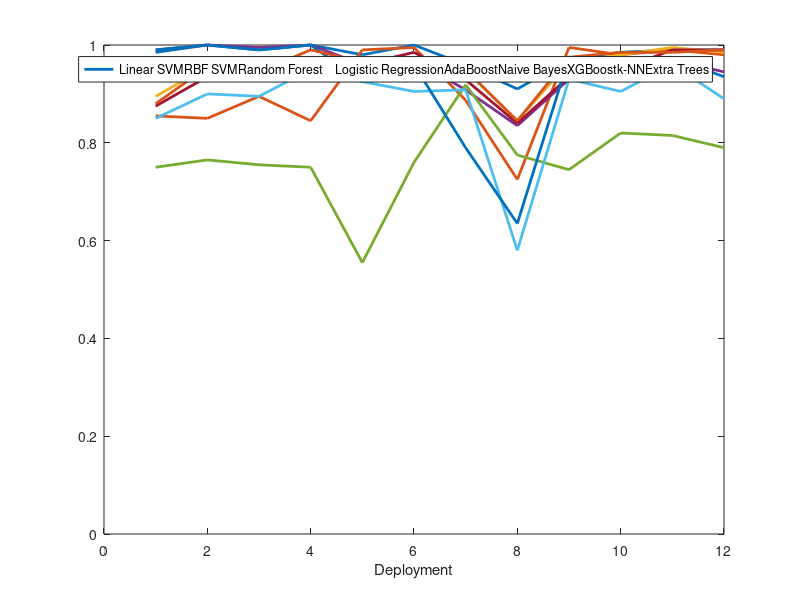

Here is the MATLAB script that generated this plot:
%save the classification accuracy of the basement and wooden plank

Acc_M1 =[
0.985	0.98	0.97
0.855	0.99	0.995
0.895	0.97	0.965
0.99	0.96	0.93
0.75	0.555	0.745
0.85	0.925	0.93
0.875	0.96	0.935
0.99	0.925	0.975
0.88	0.965	0.975


];

Acc_M2 = [
1	    1	    0.985
0.85	0.995	0.98
0.955	0.965	0.98
1	    0.97	0.94
0.765	0.76	0.82
0.90	0.905	0.905
0.935	0.985	0.95
1.0 	0.96	0.97
0.955	0.965	0.985

];

Acc_M3 =[
0.99	0.959114959	0.99
0.895	0.886964887	0.99
0.945	0.949013949	0.995
0.995	0.908128908	0.97
0.755	0.918710919	0.815
0.895	0.908369408	0.96
0.94	0.928811929	0.99
0.99	0.78980279	0.975
0.945	0.949013949	0.985

];

Acc_M4 =[
1	    0.91	0.99
0.845	0.725	0.98
0.97	0.845	0.985
1	    0.835	0.945
0.75	0.775	0.79
0.95	0.58	0.89
0.945	0.84	0.99
1	    0.635	0.935
0.99	0.845	0.99
 
];


save('algo_9_classification_dep', 'Acc_M1', 'Acc_M2', 'Acc_M3', 'Acc_M4');
all_acc =[];
for dep_c =1:size(Acc_M1,2)
    all_acc =[all_acc, Acc_M1(:,dep_c)];
    all_acc =[all_acc, Acc_M2(:,dep_c)];
    all_acc =[all_acc, Acc_M3(:,dep_c)];
    all_acc =[all_acc, Acc_M4(:,dep_c)];
end

%%
figure
plot(all_acc', 'linewidth',2);
%la =["Linear\newlineSVM", "RBF\newlineSVM", "Random\newlineForest", "    Logistic\newlineRegression",...
%     "AdaBoost","Naive\newlineBayes", "XGBoost", "k-NN","Extra\newlineTrees"];
la =["Linear SVM", "RBF SVM", "Random Forest", "    Logistic Regression",...
     "AdaBoost","Naive Bayes", "XGBoost", "k-NN","Extra Trees"];
legend(la);
xlabel('Deployment');
ylim([0 1])